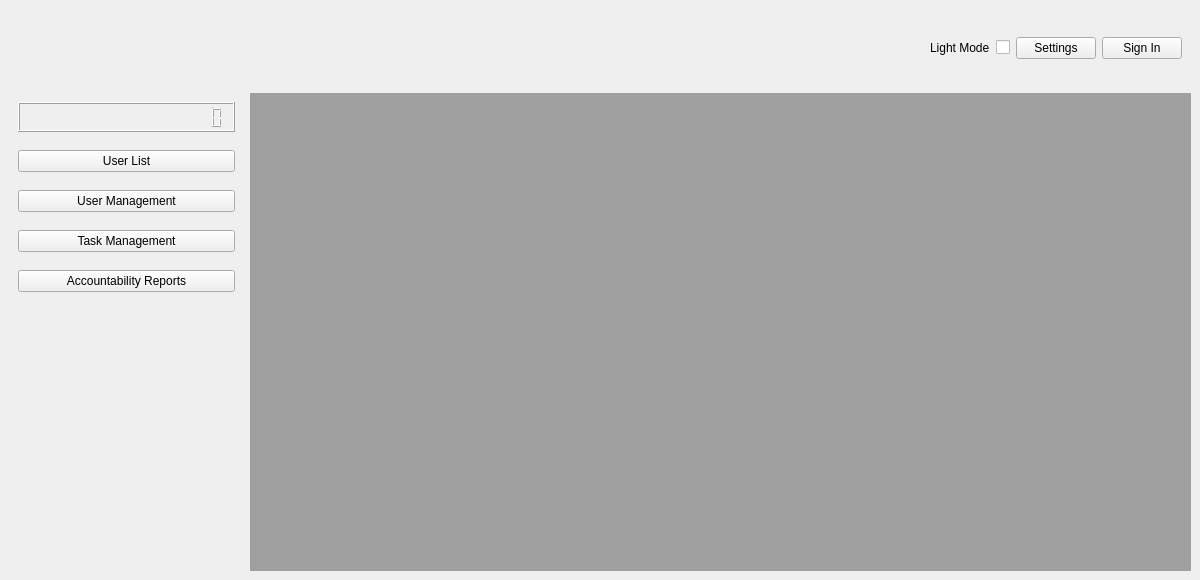
<?xml version="1.0" encoding="UTF-8"?>
<ui version="4.0">
 <class>MainWindow</class>
 <widget class="QMainWindow" name="MainWindow">
  <property name="geometry">
   <rect>
    <x>0</x>
    <y>0</y>
    <width>1200</width>
    <height>580</height>
   </rect>
  </property>
  <property name="windowTitle">
   <string/>
  </property>
  <widget class="QWidget" name="centralwidget">
   <layout class="QGridLayout" name="gridLayout_2">
    <item row="0" column="0">
     <layout class="QVBoxLayout" name="verticalLayout_2" stretch="1,9">
      <item>
       <widget class="QWidget" name="widgetHeader" native="true">
        <layout class="QGridLayout" name="gridLayout_3">
         <item row="0" column="0">
          <layout class="QHBoxLayout" name="horizontalLayout_2">
           <item>
            <widget class="QLabel" name="labelLogo">
             <property name="minimumSize">
              <size>
               <width>60</width>
               <height>60</height>
              </size>
             </property>
             <property name="maximumSize">
              <size>
               <width>60</width>
               <height>60</height>
              </size>
             </property>
             <property name="styleSheet">
              <string notr="true">border-image: url(:/Resources/app.png);</string>
             </property>
             <property name="text">
              <string/>
             </property>
            </widget>
           </item>
           <item>
            <widget class="QLabel" name="labelTitle">
             <property name="text">
              <string/>
             </property>
            </widget>
           </item>
           <item>
            <spacer name="horizontalSpacer">
             <property name="orientation">
              <enum>Qt::Orientation::Horizontal</enum>
             </property>
             <property name="sizeHint" stdset="0">
              <size>
               <width>40</width>
               <height>20</height>
              </size>
             </property>
            </spacer>
           </item>
           <item>
            <widget class="QLabel" name="labelAppMode">
             <property name="text">
              <string>Light Mode</string>
             </property>
            </widget>
           </item>
           <item>
            <widget class="QCheckBox" name="chkAppMode">
             <property name="text">
              <string/>
             </property>
            </widget>
           </item>
           <item>
            <widget class="QPushButton" name="btnSetting">
             <property name="text">
              <string>Settings</string>
             </property>
            </widget>
           </item>
           <item>
            <widget class="QPushButton" name="btnUserName">
             <property name="text">
              <string>Sign In</string>
             </property>
            </widget>
           </item>
          </layout>
         </item>
        </layout>
       </widget>
      </item>
      <item>
       <layout class="QHBoxLayout" name="horizontalLayout" stretch="2,8">
        <item>
         <widget class="QWidget" name="widgetNav" native="true">
          <layout class="QGridLayout" name="gridLayout">
           <item row="0" column="0">
            <layout class="QVBoxLayout" name="verticalLayout">
             <property name="spacing">
              <number>18</number>
             </property>
             <item>
              <widget class="QLCDNumber" name="lcdDateTime">
               <property name="minimumSize">
                <size>
                 <width>0</width>
                 <height>30</height>
                </size>
               </property>
               <property name="digitCount">
                <number>19</number>
               </property>
              </widget>
             </item>
             <item>
              <widget class="QPushButton" name="btnUserList">
               <property name="text">
                <string>User List</string>
               </property>
              </widget>
             </item>
             <item>
              <widget class="QPushButton" name="btnUserManagement">
               <property name="text">
                <string>User Management</string>
               </property>
              </widget>
             </item>
             <item>
              <widget class="QPushButton" name="btnTaskManagement">
               <property name="text">
                <string>Task Management</string>
               </property>
              </widget>
             </item>
             <item>
              <widget class="QPushButton" name="btnAccountabilityReports">
               <property name="text">
                <string>Accountability Reports</string>
               </property>
              </widget>
             </item>
             <item>
              <spacer name="verticalSpacer">
               <property name="orientation">
                <enum>Qt::Orientation::Vertical</enum>
               </property>
               <property name="sizeHint" stdset="0">
                <size>
                 <width>20</width>
                 <height>40</height>
                </size>
               </property>
              </spacer>
             </item>
            </layout>
           </item>
          </layout>
         </widget>
        </item>
        <item>
         <widget class="QMdiArea" name="mdiArea"/>
        </item>
       </layout>
      </item>
     </layout>
    </item>
   </layout>
  </widget>
 </widget>
 <tabstops>
  <tabstop>btnUserList</tabstop>
  <tabstop>btnUserManagement</tabstop>
  <tabstop>btnTaskManagement</tabstop>
  <tabstop>btnAccountabilityReports</tabstop>
  <tabstop>btnUserName</tabstop>
 </tabstops>
 <resources>
  <include location="resources/resources.qrc"/>
 </resources>
 <connections/>
</ui>
